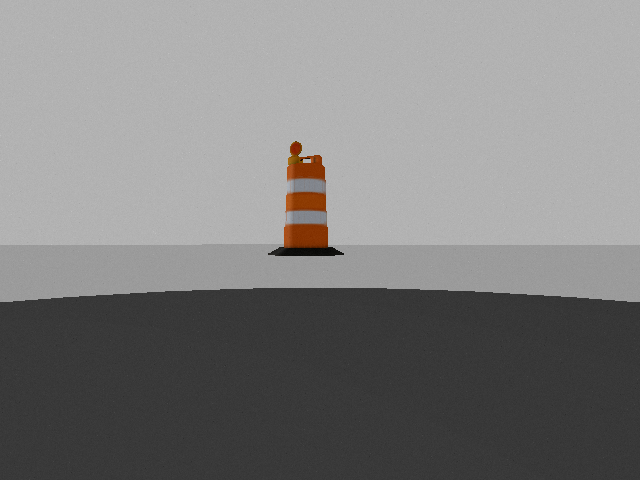
#> input picture in_class/2018-03-05_histograms/construction_barrel.png, 640 x 480 px
$ python histograms.py
#> lines starting #> are read from the running program, lines starting #| are printed output that depends on the picture
#!/usr/bin/env python

from __future__ import print_function
from __future__ import division

import argparse
import cv2
from matplotlib import pyplot as plt


def open_image(image_filename, display_seconds):

  # Load Image
#> called with image_filename = 'construction_barrel.png', display_seconds = 2
  print('Opening:', image_filename)
  img = cv2.imread(image_filename)
#> img is the input picture: shape (480, 640, 3); mean B, G, R 126.4, 126.8, 127.5

  if img is None:
    print('Could not open', image_filename)
    return None

  print('Image shape:', img.shape)
#| Image shape: (480, 640, 3)

  # Display Image
  if img is not None and display_seconds > 0:
    cv2.imshow('Image', img)
    cv2.waitKey(display_seconds * 1000)
    cv2.destroyAllWindows()

  return img


def display_histograms(img, display_seconds):

#> called with display_seconds = 2
  img_gray = cv2.cvtColor(img, cv2.COLOR_BGR2GRAY)

  # Display Image
  if display_seconds > 0:
    cv2.imshow('Image', img_gray)
    cv2.waitKey(display_seconds * 1000)
    cv2.destroyAllWindows()

  hist = cv2.calcHist([img_gray], [0], None, [256], [0, 255])
#> hist = 256 values, max 33498 at index 178, min 0 at index 1, mean 1200
  plt.plot(hist, '--', color='gray', linewidth=5)

  colors = ('b','g','r')
  for channel, color in enumerate(colors):
    hist = cv2.calcHist([img], [channel], None, [256], [0, 255])
    plt.plot(hist, color=color, linewidth=2)

  plt.xlim([0,255])
  plt.show()
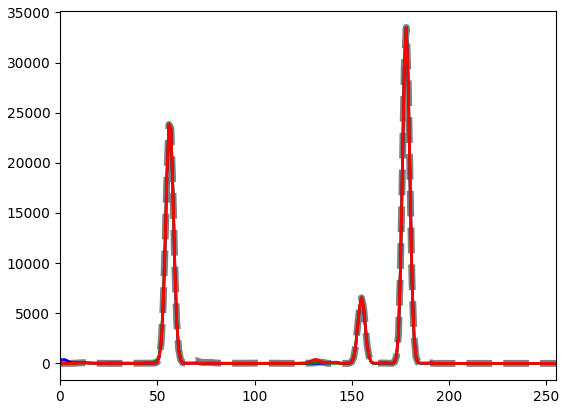
#> figure drawn by matplotlib, 1 panel; curve peaks at x = 178, y = 33498; curve peaks at x = 178, y = 33504; curve peaks at x = 178, y = 33500


def main(args):

  img = open_image(args.image, args.display)

  if img is not None:
    display_histograms(img, args.display)


if __name__ == '__main__':

  image_filename_barrel = 'construction_barrel.png'

  parser = argparse.ArgumentParser(description='Displays image histograms.')

  parser.add_argument('--image', type=str,
                      help='Image to display and analyze',
                      default=image_filename_barrel)
  parser.add_argument('--display', type=int,
                      help='Number of seconds to display image',
                      default=2)

  args = parser.parse_args()

  main(args)
